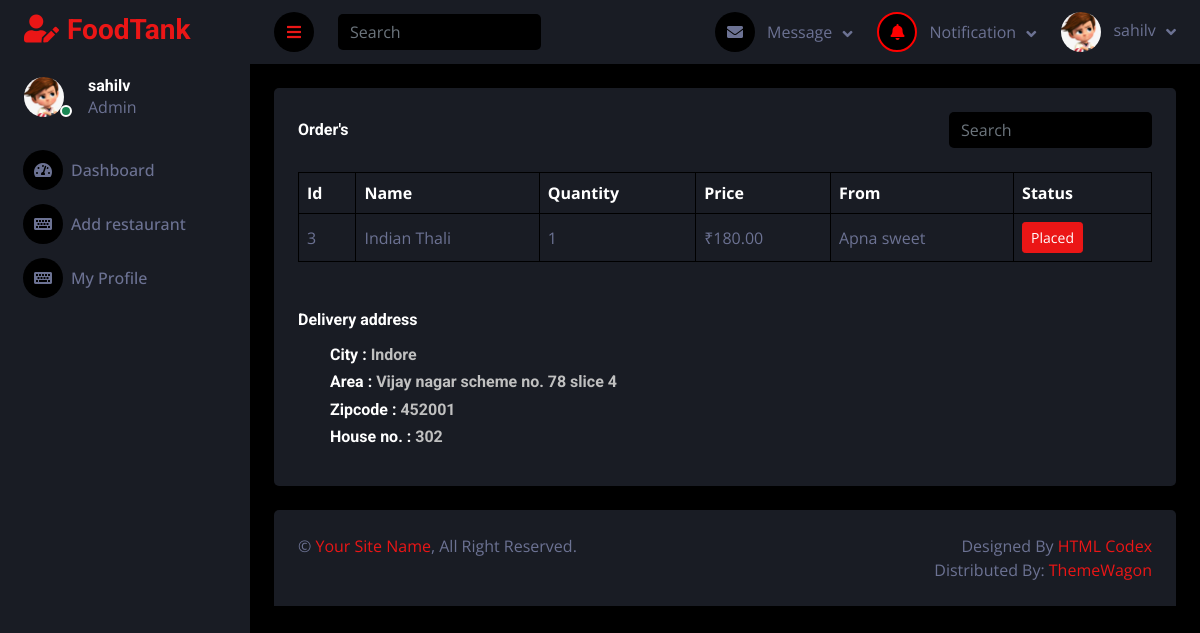
/foodprovider/restaurantOrder/39 (signed in), run on the app's committed database.
### user/models.py (models this page shows, shortened)
class User(AbstractUser):
    mobile = models.CharField(max_length=255, unique=False)
    user_type = models.CharField(max_length=255, choices=USER_TYPE)
    profile = models.ImageField(upload_to="profilePicture/", blank=True, null=True)

class Address(models.Model):
    primary = models.BooleanField(default=False)
    user = models.ForeignKey(User, on_delete=models.CASCADE)
    state = models.CharField(max_length=255)
    city = models.CharField(max_length=255)
    area = models.CharField(max_length=255)
    house_no = models.IntegerField(blank=True, null=True)
    zipcode = models.CharField(max_length=255)
    landmark = models.CharField(max_length=255, blank=True)
    category = models.CharField(max_length=255, choices=[('Home', 'Home'), ('Work', 'Work')])

### order/models.py (models this page shows, shortened)
class OrderItem(models.Model):
    item = models.ForeignKey(Menu, on_delete=models.CASCADE)
    order = models.ForeignKey(Order, on_delete=models.CASCADE)
    quantity = models.PositiveIntegerField()

class Order(models.Model):
    order_id = models.AutoField(primary_key=True)
    user = models.ForeignKey(User, on_delete=models.CASCADE,
                        limit_choices_to={'user_type':'Customer'})
    restaurant = models.ForeignKey(Restaurant, on_delete=models.CASCADE)
    is_confirmed = models.BooleanField(default=False)
    estimated_time = models.DateTimeField(blank=True, null=True)
    driver = models.ForeignKey(Driver, on_delete=models.SET_NULL, null=True, blank=True)
    transaction_id = models.CharField(max_length=255, null=True, blank=True)
    total_bill = models.IntegerField(blank=True, null=True)
    payment_method = models.CharField(max_length=255, blank=True, null=True, choices=payment_choices)
    order_date = models.DateTimeField(auto_now_add=True, blank=True, null=True)
    deliveryAddress = models.ForeignKey(Address, on_delete=models.CASCADE, blank=True, null=True)

### menu/models.py (models this page shows, shortened)
class Menu(models.Model):
    restaurant = models.ForeignKey(Restaurant, on_delete=models.CASCADE)  # ForeignKey to Restaurant
    name = models.CharField(max_length=255)
    description = models.TextField()
    type = models.CharField(max_length=255)
    price = models.DecimalField(max_digits=10, decimal_places=2)
    available = models.BooleanField(blank=True, default=True, null=True)
    cuisine = models.CharField(max_length=255, blank=True)
    img1 = models.ImageField(upload_to='menu_images/', null=True, blank=True)

### restaurant/models.py (models this page shows)
class Restaurant(models.Model):
    user = models.ForeignKey(User, on_delete=models.CASCADE,
                    limit_choices_to={'user_type': 'Foodprovider'})  # ForeignKey to User
    name = models.CharField(max_length=255)
    city = models.CharField(max_length=255)
    address = models.TextField()
    mobile = models.CharField(max_length=15)
    desc = models.TextField(blank=True, null=True)
    is_verified = models.BooleanField(default=False)
    veg_or_nonveg = models.CharField(max_length=255, choices=VEG_OR_NONVEG_CHOICES)
    no_of_chefs = models.PositiveIntegerField()
    start_date = models.DateField(blank=True, null=True)
    img1 = models.ImageField(upload_to='restaurant_images/', null=True, blank=True)
    img2 = models.ImageField(upload_to='restaurant_images/', null=True, blank=True)
    img3 = models.ImageField(upload_to='restaurant_images/', null=True, blank=True)
    img4 = models.ImageField(upload_to='restaurant_images/', null=True, blank=True)
    def __str__(self):
        return self.name

### restaurant/views.py (the view)
# urls.py: path("restaurantOrder/<int:id>", views.restaurantOrder, name="restaurantOrder"),
def restaurantOrder(request, id):
    orderInfo = OrderItem.objects.filter(order__order_id=id)
    order = Order.objects.get(order_id=id)
    deliveryAdd = order.deliveryAddress
    context = {
        "orderInfo": orderInfo,
        "deliveryAdd": deliveryAdd
    }
    return render(request, "restaurant_admin/restaurantOrder.html", context)

### restaurant/context_processors.py (called while the page is built)
def navbar_context(request):
    try:
        restaurant = Restaurant.objects.get(user=request.user)
        notification = Notification.objects.filter(restaurant=restaurant)
        return {'navbar_data': notification}
    except:
        return {'navbar_data': 1}

### templates/restaurant_admin/restaurantOrder.html (shortened to what this page needs)
{% extends '../base2.html' %}
{% block content %}
{% load static %}
<div class="container-fluid position-relative d-flex p-0">
    {% include './sidebar.html' %}
    <div class="content">
        {% include './navbar.html' %}
        <div class="container-fluid pt-4 px-4">
            <div class="bg-secondary text-center rounded p-4">
                <div class="d-flex align-items-center justify-content-between mb-4">
                    <h6 class="mb-0">Order's</h6>
                    <form class="d-none d-md-flex ms-4">
                        <input class="form-control bg-dark border-0" type="search" placeholder="Search">
                    </form>
                </div>
                <div class="table-responsive">
                    <table class="table text-start align-middle table-bordered table-hover mb-0">
                        <thead>
                            <tr class="text-white">
                                <th scope="col">Id</th>
                                <th scope="col">Name</th>
                                <th scope="col">Quantity</th>
                                <th scope="col">Price</th>
                                <th scope="col">From</th>
                                <th scope="col">Status</th>
                            </tr>
                        </thead>
                        <tbody>
                            {% for data in orderInfo %}
                            <tr>
                                <td>{{data.item.id}}</td>
                                <td>{{data.item.name}}</td>
                                <td>{{data.quantity}}</td>
                                <td>₹{{data.item.price}}</td>
                                <td>{{data.order.restaurant}}</td>
                                <td>
                                    {% if data.order.is_confirmed == True %}
                                        <a class="btn btn-sm btn-primary">Placed</a>
                                    {% else %}
                                        <a class="btn btn-sm btn-primary">Not placed</a>
                                        <a class="btn btn-sm btn-primary">Cancel Order</a>
                                    {% endif %}
                                </td>
                            </tr>
                            {% endfor %}
                        </tbody>
                    </table>
                    <div class="text-start mt-5">
                        <h6 class="mb-3">Delivery address</h6>
                        <ul>
                            <h6>City : <span class="color">{{deliveryAdd.city}}</span></h6>
                            <h6>Area : <span class="color">{{deliveryAdd.area}}</span></h6>
                            <h6>Zipcode : <span class="color">{{deliveryAdd.zipcode}}</span></h6>
                            <h6>House no. : <span class="color">{{deliveryAdd.house_no}}</span></h6>
                        </ul>
                    </div>
                </div>
            </div>
        </div>
        <div class="container-fluid pt-4 px-4">
            <div class="bg-secondary rounded-top p-4">
                <div class="row">
                    <div class="col-12 col-sm-6 text-center text-sm-start">
                        &copy; <a href="#">Your Site Name</a>, All Right Reserved.
                    </div>
                    <div class="col-12 col-sm-6 text-center text-sm-end">
                        Designed By <a href="https://htmlcodex.com">HTML Codex</a>
                        <br>Distributed By: <a href="https://themewagon.com" target="_blank">ThemeWagon</a>
                    </div>
                </div>
            </div>
        </div>
    </div>
</div>
{% endblock content %}

### templates/restaurant_admin/sidebar.html (shortened to what this page needs)
{% load static %}
<div class="sidebar pe-4 pb-3">
    <nav class="navbar bg-secondary navbar-dark">
        <a href="/foodprovider/dashboard/" class="navbar-brand mx-4 mb-3">
            <h3 class="text-primary"><i class="fa fa-user-edit me-2"></i>FoodTank</h3>
        </a>
        <div class="d-flex align-items-center ms-4 mb-4">
            <div class="position-relative">
                {% if request.user.profile %}
                    <img class="rounded-circle me-lg-2" src="{{user.profile.url}}" alt=""
                        style="width: 40px; height: 40px;">
                {% else %}
                    <img class="rounded-circle me-lg-2" src="{% static 'img2/user.jpg' %}" alt=""
                        style="width: 40px; height: 40px;">
                {% endif %}
                <div
                    class="bg-success rounded-circle border border-2 border-white position-absolute end-0 bottom-0 p-1">
                </div>
            </div>
            <div class="ms-3">
                <h6 class="mb-0">{{request.user.username}}</h6>
                <span>Admin</span>
            </div>
        </div>
        <div class="navbar-nav w-100">
            <a href="/foodprovider/dashboard/" class="nav-item nav-link" id="dashboard"><i
                    class="fa fa-tachometer-alt me-2"></i>Dashboard</a>
            <a href="/foodprovider/addRestaurant/" class="nav-item nav-link" id="addrestaurant"><i
                    class="fa fa-keyboard me-2"></i>Add restaurant</a>
            <a href="/profile/" class="nav-item nav-link" id="profile"><i class="fa fa-keyboard me-2"></i>My Profile</a>
        </div>
    </nav>
</div>

### templates/restaurant_admin/navbar.html (shortened to what this page needs)
{% load static %}
<nav class="navbar navbar-expand bg-secondary navbar-dark sticky-top px-4 py-0">
    <a href="#" class="sidebar-toggler flex-shrink-0">
        <i class="fa fa-bars"></i>
    </a>
    <form class="d-none d-md-flex ms-4">
        <input class="form-control bg-dark border-0" type="search" placeholder="Search">
    </form>
    <div class="navbar-nav align-items-center ms-auto">
        <div class="nav-item dropdown">
            <a href="#" class="nav-link dropdown-toggle" data-bs-toggle="dropdown">
                <i class="fa fa-envelope me-lg-2"></i>
                <span class="d-none d-lg-inline-flex">Message</span>
            </a>
        </div>
        <div class="nav-item dropdown">
            <a href="#" class="nav-link dropdown-toggle" data-bs-toggle="dropdown">
                {% if navbar_data %}
                    <i class="fa fa-bell me-lg-2 bell-icon" style="color: red; border: 2px solid red;"></i>
                {% else %}
                    <i class="fa fa-bell me-lg-2"></i>
                {% endif %}
                <span class="d-none d-lg-inline-flex">Notification</p></span>
            </a>
        </div>
        <div class="nav-item dropdown">
            <a href="#" class="nav-link dropdown-toggle" data-bs-toggle="dropdown">
                {% if request.user.profile %}
                    <img class="rounded-circle me-lg-2" src="{{user.profile.url}}" alt=""
                        style="width: 40px; height: 40px;">
                {% else %}
                    <img class="rounded-circle me-lg-2" src="{% static 'img2/user.jpg' %}" alt=""
                        style="width: 40px; height: 40px;">
                {% endif %}
                <span class="d-none d-lg-inline-flex">{{request.user.username}}</span>
            </a>
        </div>
    </div>
</nav>

### static/css2/style.css (style rules this page uses)
:root { --primary: #EB1616; --secondary: #191C24; --light: #6C7293; --dark: #000000; }
.btn { transition: .5s; }
.sidebar { position: fixed; top: 0; left: 0; bottom: 0; width: 250px; height: 100vh; overflow-y: auto; background: var(--secondary); transition: 0.5s; z-index: 999; }
.content { margin-left: 250px; min-height: 100vh; background: var(--dark); transition: 0.5s; }
@media (min-width: 992px) { .sidebar { margin-left: 0; } }
@media (min-width: 992px) { .content { width: calc(100% - 250px); } }
.sidebar .navbar .navbar-nav .nav-link { padding: 7px 20px; color: var(--light); font-weight: 500; border-left: 3px solid var(--secondary); border-radius: 0 30px 30px 0; outline: none; }
.sidebar .navbar .navbar-nav .nav-link i { width: 40px; height: 40px; display: inline-flex; align-items: center; justify-content: center; background: var(--dark); border-radius: 40px; }
.content .navbar .navbar-nav .nav-link { margin-left: 25px; padding: 12px 0; color: var(--light); outline: none; }
.content .navbar .sidebar-toggler, .content .navbar .navbar-nav .nav-link i { width: 40px; height: 40px; display: inline-flex; align-items: center; justify-content: center; background: var(--dark); border-radius: 40px; }
.content .navbar .dropdown-toggle::after { margin-left: 6px; vertical-align: middle; border: none; content: "\f107"; font-family: "Font Awesome 5 Free"; font-weight: 900; transition: .5s; }

### templates/restaurant_admin/restaurantOrder.html (style rules this page uses)
.color { color: silver; }

### templates/restaurant_admin/navbar.html (style rules this page uses)
.bell-icon { animation: colorChange 1.2s infinite; }

### data on the page
User: profile (picture), user.username "sahilv"
OrderItem: item.id "3", item.name "Indian Thali", quantity "1", item.price "180.00", order.restaurant "Apna sweet", shows "Placed"
Address: city "Indore", area "Vijay nagar scheme no. 78 slice 4", zipcode "452001", house_no "302"
